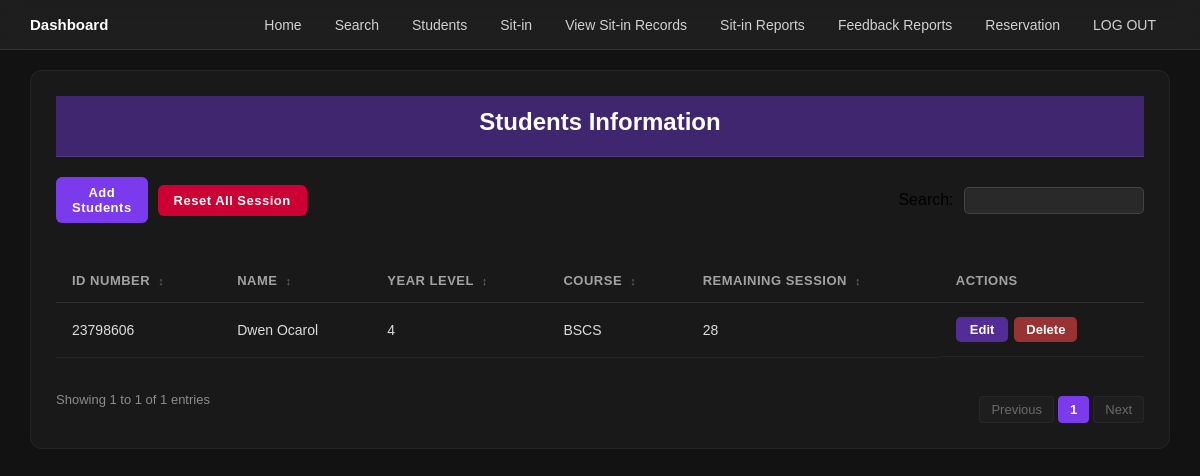
Page /adminStudent.php (signed in) on the committed database.
### tables this page shows
CREATE TABLE `students` (
  `id` int(11) NOT NULL,
  `last_name` varchar(50) NOT NULL,
  `first_name` varchar(50) NOT NULL,
  `middle_name` varchar(50) DEFAULT NULL,
  `student_password` varchar(100) NOT NULL,
  `course` varchar(50) NOT NULL,
  `course_level` int(11) NOT NULL,
  `email` varchar(50) NOT NULL,
  `address` varchar(75) NOT NULL,
  `profile_image` varchar(100) DEFAULT 'IMG_Default.jpg',
  `session` int(11) DEFAULT 30
);

### adminStudent.php (the view, shortened to what this page needs)
<?php
require_once("includes/dbh.inc.php");
?>
<!DOCTYPE html>
<html lang="en">
<head>
    <link rel="stylesheet" href="style.css">
</head>
<body class="admin-students">
<nav>
    <span class="nav-brand">Dashboard</span>
    <ul class="nav-links">
        <li><a href="admin.php">Home</a></li>
        <li><a href="#" onclick="openSearch(); return false;">Search</a></li>
        <li><a href="adminStudent.php">Students</a></li>
        <li><a href="sitin.php">Sit-in</a></li>
        <li><a href="sitinRecord.php">View Sit-in Records</a></li>
        <li><a href="#">Sit-in Reports</a></li>
        <li><a href="#">Feedback Reports</a></li>
        <li><a href="#">Reservation</a></li>
        <li><a href="logout.php">LOG OUT</a></li>
    </ul>
</nav>
    <div class="full-width-content">
        <div class="panel-header">Students Information</div>
        <div class="table-controls-top">
            <div class="controls-left">
                <button class="btn-add" onclick="openAddModal()">Add Students</button>
                <form action="includes/adminStudentHandler.inc.php" method="POST" style="display:inline;">
                    <button type="submit" name="reset_all_sessions" class="btn-reset">Reset All Session</button>
                </form>
            </div>
            <div class="search-control">
                <label>Search: <input type="text" id="tableSearch" oninput="filterTable()" placeholder=""></label>
            </div>
        </div>
        <table class="data-table" id="studentTable">
            <thead>
                <tr>
                    <th onclick="sortTable(0)" class="sortable">ID Number <span class="sort-icon">↕</span></th>
                    <th onclick="sortTable(1)" class="sortable">Name <span class="sort-icon">↕</span></th>
                    <th onclick="sortTable(2)" class="sortable">Year Level <span class="sort-icon">↕</span></th>
                    <th onclick="sortTable(3)" class="sortable">Course <span class="sort-icon">↕</span></th>
                    <th onclick="sortTable(4)" class="sortable">Remaining Session <span class="sort-icon">↕</span></th>
                    <th>Actions</th>
                </tr>
            </thead>
            <tbody id="studentTableBody">
                <?php
                $query = "SELECT * FROM students ORDER BY id ASC";
                $stmt = $pdo->query($query);
                while ($row = $stmt->fetch(PDO::FETCH_ASSOC)) {
                    echo "<tr>
                            <td>{$row['id']}</td>
                            <td>{$row['first_name']} {$row['last_name']}</td>
                            <td>{$row['course_level']}</td>
                            <td>{$row['course']}</td>
                            <td>{$row['session']}</td>
                            <td class='action-cell'>
                                <button class='btn-edit' onclick='openEditModal({$row['id']})'>Edit</button>
                                <button class='btn-delete' onclick='deleteStudent({$row['id']})'>Delete</button>
                            </td>
                          </tr>";
                }
                ?>
            </tbody>
        </table>
        <div class="table-footer-row">
            <div id="tableInfo" class="table-info"></div>
            <div id="paginationControls" class="pagination"></div>
        </div>
    </div>
</body>
</html>

### style.css (style rules this page uses)
* { margin: 0; padding: 0; box-sizing: border-box; }
body { font-family: Arial, sans-serif; min-height: 100vh; background-color: #121212; }
nav { background-color: rgba(255, 255, 255, 0.05); backdrop-filter: blur(10px); border-bottom: 1px solid rgba(255, 255, 255, 0.1); height: 50px; padding: 12px 30px; display: flex; justify-content: space-between; align-items: center; }
.nav-brand { color: white; font-size: 15px; font-weight: bold; }
.nav-links { list-style: none; display: flex; gap: 5px; }
.nav-links a { color: rgba(255, 255, 255, 0.8); text-decoration: none; padding: 6px 14px; border-radius: 5px; font-size: 14px; }
form { display: flex; flex-direction: column; gap: 15px; width: 100%; }
.panel-header { background-color: rgba(124, 58, 237, 0.4); color: white; font-size: 14px; font-weight: bold; padding: 12px 16px; border-bottom: 1px solid rgba(255, 255, 255, 0.1); }
.data-table { width: 100%; border-collapse: collapse; margin-top: 20px; color: white; }
.data-table th { text-align: left; padding: 14px 16px; color: rgba(255, 255, 255, 0.6); font-size: 13px; border-bottom: 1px solid rgba(255, 255, 255, 0.1); text-transform: uppercase; letter-spacing: 0.5px; }
.data-table td { padding: 14px 16px; font-size: 14px; color: rgba(255, 255, 255, 0.85); border-bottom: 1px solid rgba(255, 255, 255, 0.05); }
.pagination { display: flex; gap: 5px; margin-top: 20px; }
.full-width-content { width: 95%; margin: 20px auto; background: rgba(255, 255, 255, 0.03); padding: 25px; border-radius: 12px; border: 1px solid rgba(255, 255, 255, 0.05); }
.full-width-content .panel-header { font-size: 24px; text-align: center; padding-bottom: 20px; margin-bottom: 20px; border-bottom: 1px solid rgba(255, 255, 255, 0.1); }
.admin-students .btn-edit { background-color: rgba(124, 58, 237, 0.6); color: white; }
.admin-students .btn-delete { background-color: rgba(239, 68, 68, 0.6); color: white; }
.table-controls-top { display: flex; justify-content: space-between; align-items: center; margin-bottom: 16px; }
.controls-left { display: flex; gap: 10px; align-items: center; }
.btn-add { padding: 8px 16px; background-color: #7c3aed; border: none; border-radius: 6px; color: white; font-size: 13px; font-weight: bold; cursor: pointer; letter-spacing: 0.5px; transition: background 0.2s; }
.btn-reset { padding: 8px 16px; background-color: #cc0033; border: none; border-radius: 6px; color: white; font-size: 13px; font-weight: bold; cursor: pointer; letter-spacing: 0.5px; transition: background 0.2s; }
.search-control input { padding: 5px 10px; background: rgba(255, 255, 255, 0.07); border: 1px solid rgba(255, 255, 255, 0.12); border-radius: 5px; color: white; font-size: 13px; margin-left: 6px; outline: none; width: 180px; transition: border-color 0.2s; }
.data-table th.sortable { cursor: pointer; user-select: none; white-space: nowrap; }
.sort-icon { font-size: 11px; color: rgba(255, 255, 255, 0.35); margin-left: 4px; }
.action-cell { display: flex; gap: 6px; align-items: center; }
.btn-edit { padding: 5px 14px; background-color: #2563eb; border: none; border-radius: 5px; color: white; font-size: 13px; font-weight: bold; cursor: pointer; transition: background 0.2s; }
.btn-delete { padding: 5px 12px; background-color: #dc2626; border: none; border-radius: 5px; color: white; font-size: 13px; font-weight: bold; cursor: pointer; transition: background 0.2s; }
.table-footer-row { display: flex; justify-content: space-between; align-items: center; margin-top: 18px; flex-wrap: wrap; gap: 10px; }
.table-info { font-size: 13px; color: rgba(255, 255, 255, 0.5); }
.pagination { display: flex; gap: 4px; align-items: center; }

### rows in the picture
students: id "23798606", first_name "Dwen", last_name "Ocarol", course_level "4", course "BSCS", session "28"
